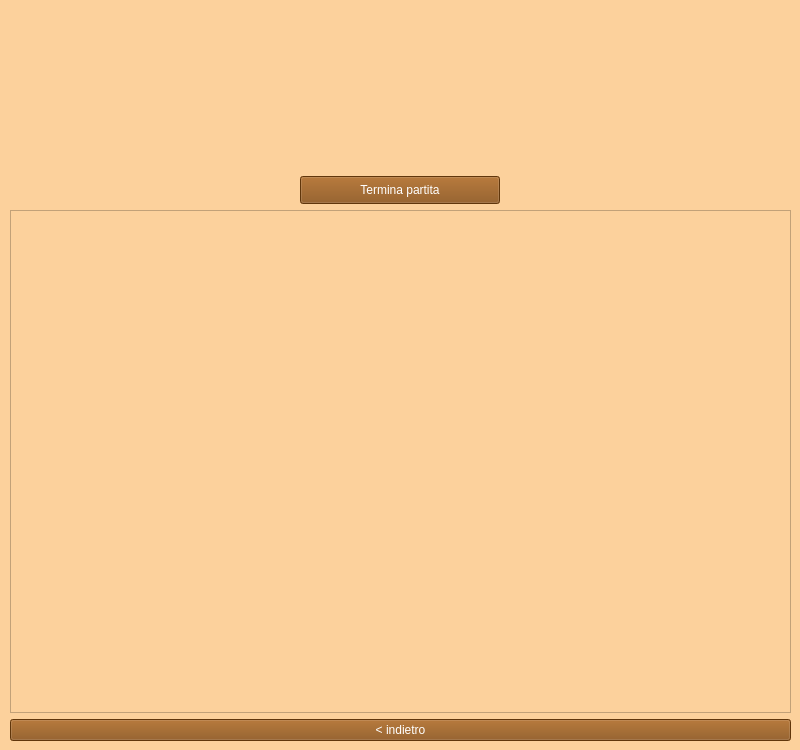
<?xml version="1.0" encoding="UTF-8"?>
<ui version="4.0">
 <class>Form</class>
 <widget class="QWidget" name="Form">
  <property name="geometry">
   <rect>
    <x>0</x>
    <y>0</y>
    <width>800</width>
    <height>750</height>
   </rect>
  </property>
  <property name="minimumSize">
   <size>
    <width>800</width>
    <height>750</height>
   </size>
  </property>
  <property name="maximumSize">
   <size>
    <width>800</width>
    <height>750</height>
   </size>
  </property>
  <property name="windowTitle">
   <string>Termina partite</string>
  </property>
  <property name="styleSheet">
   <string notr="true">background-color: #FCD19C</string>
  </property>
  <widget class="QWidget" name="verticalLayoutWidget">
   <property name="geometry">
    <rect>
     <x>10</x>
     <y>20</y>
     <width>781</width>
     <height>721</height>
    </rect>
   </property>
   <layout class="QVBoxLayout" name="verticalLayout_6">
    <item>
     <layout class="QHBoxLayout" name="horizontalLayout_4">
      <item>
       <widget class="QLabel" name="label_2">
        <property name="minimumSize">
         <size>
          <width>150</width>
          <height>150</height>
         </size>
        </property>
        <property name="maximumSize">
         <size>
          <width>150</width>
          <height>150</height>
         </size>
        </property>
        <property name="text">
         <string/>
        </property>
        <property name="pixmap">
         <pixmap>../../Logo_bowling.png</pixmap>
        </property>
        <property name="scaledContents">
         <bool>true</bool>
        </property>
       </widget>
      </item>
     </layout>
    </item>
    <item>
     <layout class="QVBoxLayout" name="verticalLayout">
      <item>
       <layout class="QHBoxLayout" name="horizontalLayout">
        <item>
         <widget class="QPushButton" name="terminaButton">
          <property name="minimumSize">
           <size>
            <width>200</width>
            <height>28</height>
           </size>
          </property>
          <property name="maximumSize">
           <size>
            <width>200</width>
            <height>28</height>
           </size>
          </property>
          <property name="styleSheet">
           <string notr="true">color: rgb(255, 255, 255);
background-color: rgb(135, 75, 15);</string>
          </property>
          <property name="text">
           <string>Termina partita</string>
          </property>
         </widget>
        </item>
       </layout>
      </item>
      <item>
       <widget class="QListWidget" name="partiteList">
        <property name="styleSheet">
         <string notr="true">color: black</string>
        </property>
       </widget>
      </item>
      <item>
       <widget class="QPushButton" name="indietroButton_2">
        <property name="styleSheet">
         <string notr="true">color: rgb(255, 255, 255);
background-color: rgb(135, 75, 15);</string>
        </property>
        <property name="text">
         <string>&lt; indietro</string>
        </property>
       </widget>
      </item>
     </layout>
    </item>
   </layout>
  </widget>
 </widget>
 <resources/>
 <connections/>
</ui>
